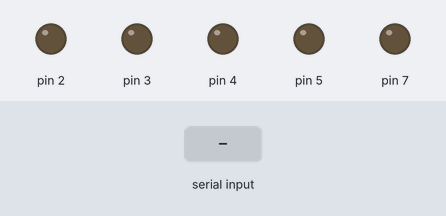
The sketch below on a simulated Arduino Uno, built with avr-gcc and run on an emulated ATmega328P. Parts: output pins drawn as LEDs (lit = HIGH). The test bench sets the inputs (shaded band).

Above: at 1.2 s.
1.3 s: "1" received over Serial
At 1.9 s:
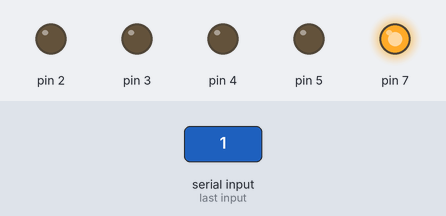
2.8 s: "2" received over Serial
At 4.0 s:
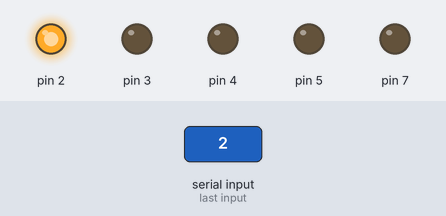
4.3 s: "3" received over Serial
At 5.4 s:
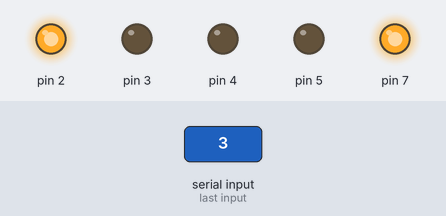
5.8 s: "4" received over Serial
At 6.5 s:
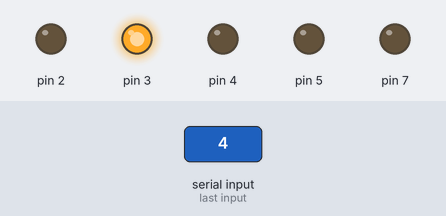
7.3 s: "5" received over Serial
At 7.6 s:
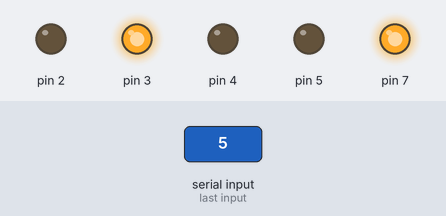
8.8 s: "6" received over Serial
At 10.0 s:
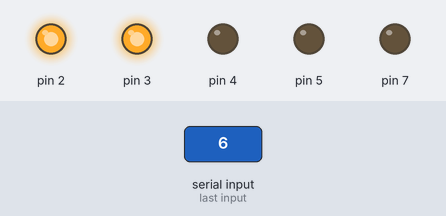
Timing chart, 0 to 11.3 s (numbered marks = the images above; inputs shaded):
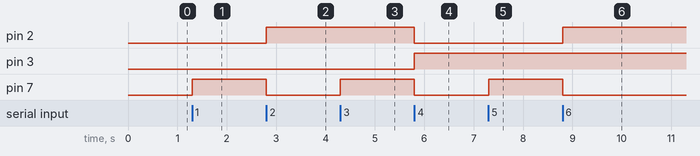

The sketch:

2.ino
```cpp
void setup()
{
  pinMode(7, OUTPUT);
  pinMode(2, OUTPUT);
  pinMode(3, OUTPUT);
  pinMode(4, OUTPUT);
  pinMode(5, OUTPUT);
  Serial.begin(9600);
}

void loop()
{
  char num;
  if(Serial.available()>0)
  {
    num = Serial.read();
    switch(num)
      {
        case '0': zero();break;
        case '1':  one();break;
        case '2':  two();break;
        case '3':three();break;
        case '4': four();break;
        case '5': five();break;
        case '6':  six();break;
        case '7':seven();break;
        case '8':eight();break;
        case '9': nine();break;
      }
  }
}

void one()
{
  digitalWrite(7, HIGH);
  digitalWrite(2, LOW);
  digitalWrite(3, LOW);
  digitalWrite(4, LOW);
}

void two()
{
  digitalWrite(7, LOW);
  digitalWrite(2, HIGH);
  digitalWrite(3, LOW);
  digitalWrite(4, LOW);
}

void three()
{
  digitalWrite(7, HIGH);
  digitalWrite(2, HIGH);
  digitalWrite(3, LOW);
  digitalWrite(4, LOW);
}

void four()
{
  digitalWrite(7, LOW);
  digitalWrite(2, LOW);
  digitalWrite(3, HIGH);
  digitalWrite(4, LOW);
}

void five()
{
  digitalWrite(7, HIGH);
  digitalWrite(2, LOW);
  digitalWrite(3, HIGH);
  digitalWrite(4, LOW);
}

void six()
{
  digitalWrite(7, LOW);
  digitalWrite(2, HIGH);
  digitalWrite(3, HIGH);
  digitalWrite(4, LOW);
}

void seven()
{
  digitalWrite(7, HIGH);
  digitalWrite(2, HIGH);
  digitalWrite(3, HIGH);
  digitalWrite(4, LOW);
}

void eight()
{
  digitalWrite(7, LOW);
  digitalWrite(2, LOW);
  digitalWrite(3, LOW);
  digitalWrite(4, HIGH);
}

void nine()
{
  digitalWrite(7, HIGH);
  digitalWrite(2, LOW);
  digitalWrite(3, LOW);
  digitalWrite(4, HIGH);
}


void zero()
{
  digitalWrite(7, LOW);
  digitalWrite(2, LOW);
  digitalWrite(3, LOW);
  digitalWrite(4, LOW);
}
```

Measured:
- after the input at 1.3 s, pin 7: LOW → HIGH at once
- after the input at 2.8 s, pin 2: LOW → HIGH at once; pin 7: HIGH → LOW at once
- after the input at 4.3 s, pin 7: LOW → HIGH at once
- after the input at 5.8 s, pin 2, pin 7: HIGH → LOW at once; pin 3: LOW → HIGH at once
- after the input at 7.3 s, pin 7: LOW → HIGH at once
- after the input at 8.8 s, pin 2: LOW → HIGH at once; pin 7: HIGH → LOW at once
